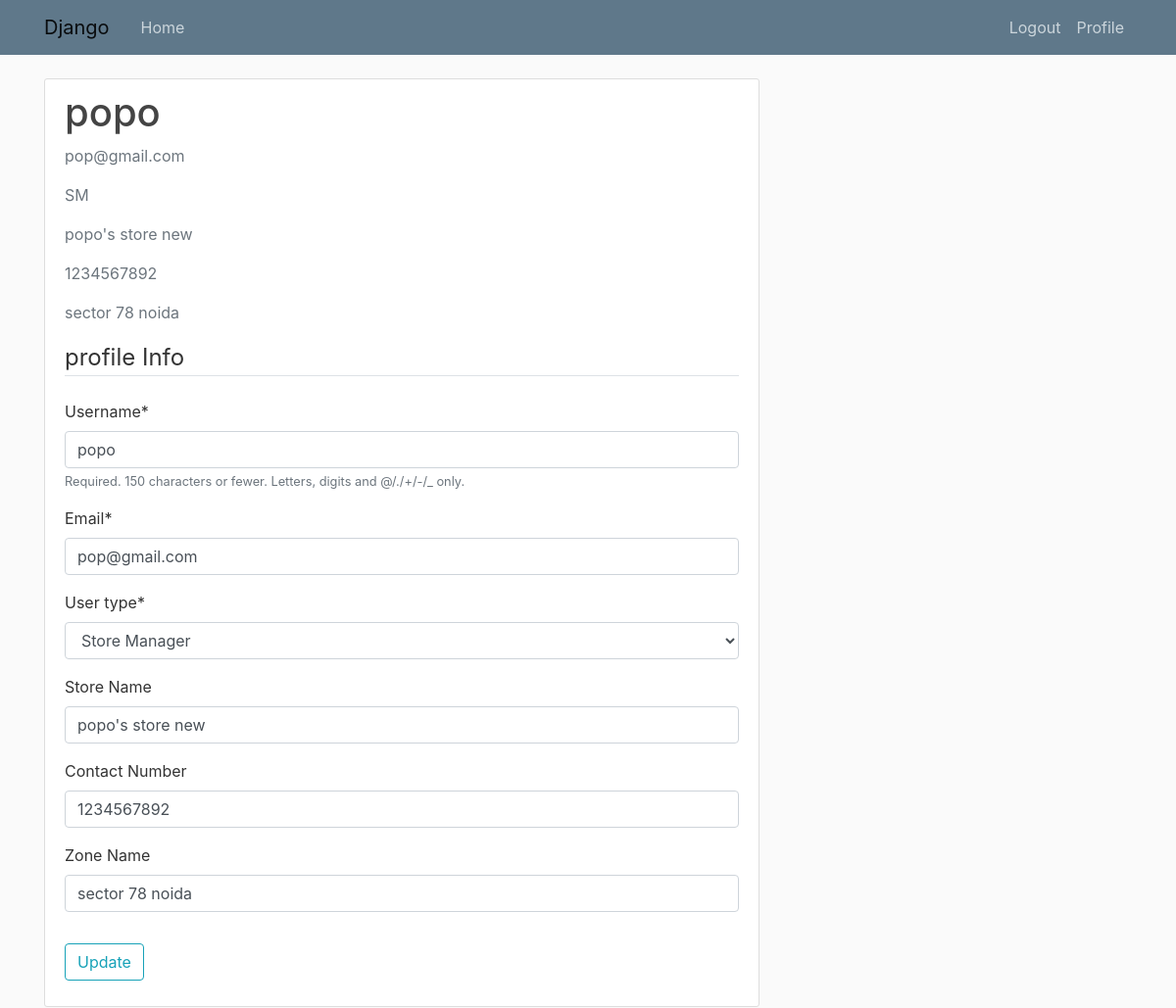
The app's page /profile/ (signed in) with its own data.
### users/models.py (models this page shows, shortened)
class Profile(models.Model):
    USER_TYPE_CHOICES = [
        ('ST', 'Store'),
        ('SM', 'Store Manager'),
        ('CL', 'Circle'),
        ('ZN', 'Zone'),
    ]
    user = models.OneToOneField(User, on_delete=models.CASCADE)
    user_type = models.CharField(max_length=2,choices=USER_TYPE_CHOICES)
    store_name = models.CharField('Store Name', max_length=120, blank=True, null=True)
    contact_no = models.CharField('Contact Number', max_length=20, blank=True, null=True)
    zone_name = models.CharField('Zone Name', max_length=120, blank=True, null=True)

### users/views.py (the view)
# urls.py: path('profile/', user_views.profile, name='profile'),
@login_required
def profile(request):
	if request.method == 'POST':
		u_form = UserUpdateForm(request.POST,instance=request.user)
		p_form = ProfileUpdateForm(request.POST,instance=request.user.profile)
		if u_form.is_valid() and p_form.is_valid() :
			u_form.save()
			p_form.save()
			messages.success(request, f'your account has been updated!')
			return redirect('profile')
	else:
		u_form = UserUpdateForm(instance=request.user)
		p_form = ProfileUpdateForm(instance=request.user.profile)
	context = {
	'u_form' : u_form,
	'p_form' : p_form
	}
	return render(request, 'users/profile.html',context)

### users/forms.py
class UserUpdateForm(forms.ModelForm):
	email = forms.EmailField()
	class Meta:
		model = User
		fields = ['username', 'email']

class ProfileUpdateForm(forms.ModelForm):
    class Meta:
        model = Profile
        fields = ['user_type', 'store_name','contact_no','zone_name']

### users/templates/users/profile.html (shortened to what this page needs)
{% extends 'vil_panel/base.html' %}
{% load crispy_forms_tags %}
{% block content %}
    <div class="content-section">
      <div class="media">
        <div class="media-body">
          <h2 class="account-heading">{{ user.username }}</h2>
          <p class="text-secondary">{{ user.email }}</p>
		  <p class="text-secondary">{{ user.profile.user_type }}</p>
		  <p class="text-secondary">{{ user.profile.store_name }}</p>
		  <p class="text-secondary">{{ user.profile.contact_no }}</p>
		  <p class="text-secondary">{{ user.profile.zone_name }}</p>
        </div>
      </div>
       <form method="POST">
            <fieldset class="form-group">
                <legend class="border-bottom mb-4">profile Info</legend>
                {{ u_form|crispy }}
				{{ p_form|crispy }}
            </fieldset>
            <div class="form-group">
                <button class="btn btn-outline-info" type="submit">Update</button>
            </div>
        </form>
    </div>
{% endblock content %}

### vil_panel/static/vil_panel/main.css (style rules this page uses)
body { background: #fafafa; color: #333333; margin-top: 5rem; }
h1, h2, h3, h4, h5, h6 { color: #444444; }
.content-section { background: #ffffff; padding: 10px 20px; border: 1px solid #dddddd; border-radius: 3px; margin-bottom: 20px; }
.account-heading { font-size: 2.5rem; }

### records on screen
Profile: user_type "Store Manager", store_name "popo's store new", contact_no "1234567892", zone_name "sector 78 noida"

### other values on screen
{{ user.username }} "popo"
{{ user.email }} "pop@gmail.com"
{{ user.profile.user_type }} "SM"
{{ user.profile.store_name }} "popo's store new"
{{ user.profile.contact_no }} "1234567892"
{{ user.profile.zone_name }} "sector 78 noida"
